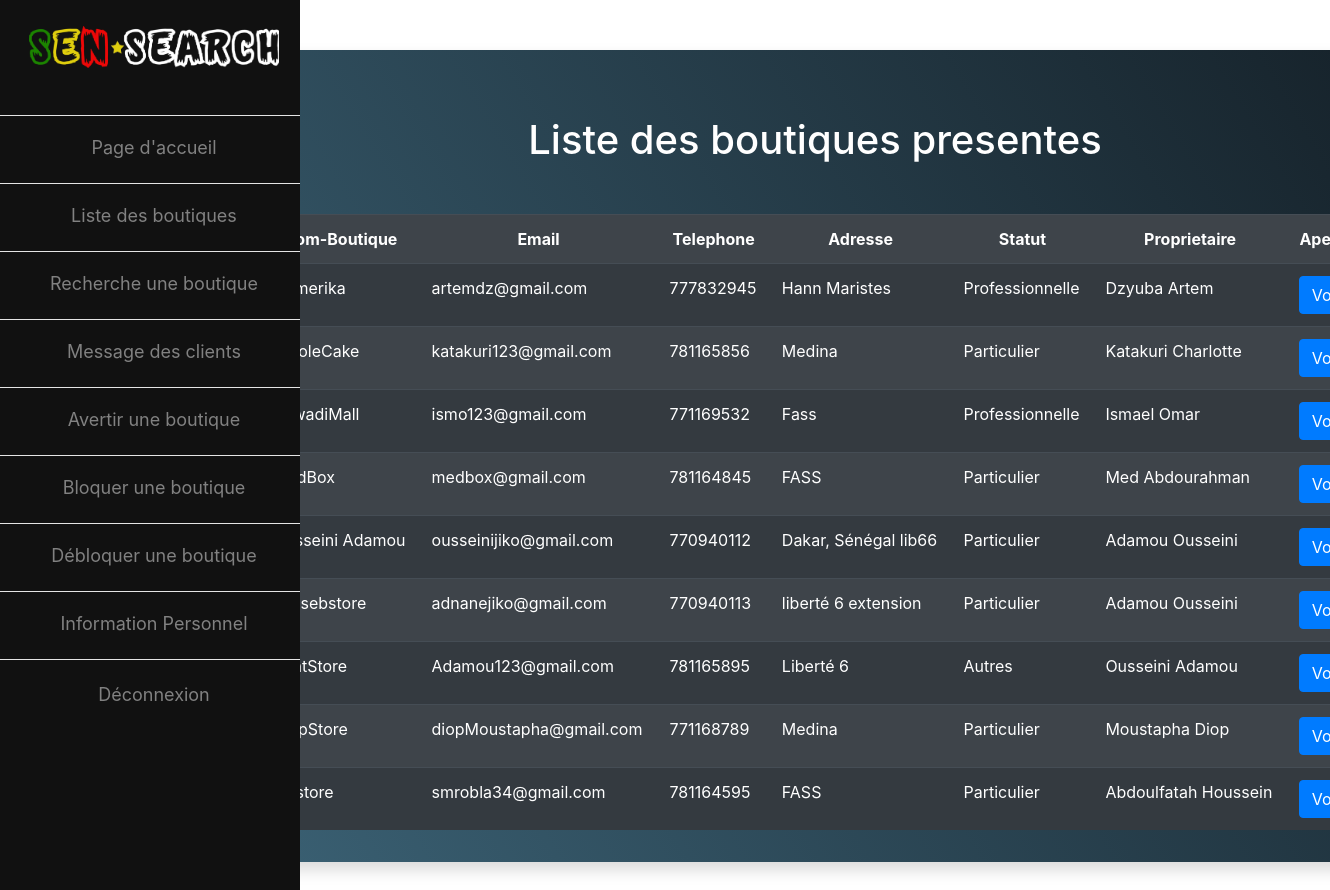
Screenshot of /admin/liste_boutiques.php (signed in) with the database file from the repository.
### tables this page shows
CREATE TABLE `inscription` (
  `id` int(11) NOT NULL,
  `nom` varchar(255) NOT NULL,
  `prenom` varchar(255) NOT NULL,
  `email` varchar(255) NOT NULL,
  `telephone` varchar(255) NOT NULL,
  `password` text NOT NULL,
  `nom_boutique` varchar(255) NOT NULL,
  `ville` int(11) NOT NULL,
  `adresse` varchar(255) NOT NULL,
  `statut` int(11) NOT NULL,
  `info_boutique` text NOT NULL,
  `date_inscription` timestamp NOT NULL DEFAULT current_timestamp()
);

CREATE TABLE `statut` (
  `id` int(11) NOT NULL,
  `statut` varchar(255) NOT NULL
);

### admin/liste_boutiques.php (the view, shortened to what this page needs)
<?php require 'head_admin.php'; ?>
<?php require '../connexionDB.php'; ?>
<?php
$sql = $bdd->query("SELECT * FROM inscription ORDER BY date_inscription DESC");
 ?>
<div class="col-md-12  shadow p-3 mb-5 bg-white rounded text-white">
	<h1 align="center">Liste des boutiques presentes</h1>
	<table class="table table-striped table-dark">
		<th><center>Nom-Boutique</center></th>
		<th><center>Email</center></th>
		<th><center>Telephone</center></th>
		<th><center>Adresse</center></th>
		<th><center>Statut</center></th>
		<th><center>Proprietaire</center></th>
		<th><center>Aperçu</center></th>
<?php
while ($data = $sql->fetch()) {
	$statuts = $bdd->prepare("SELECT * FROM statut WHERE id = ?");
	$statuts->execute(array($data['statut']));
	$statut = $statuts->fetch();
			echo "<tr>";
				echo "<td>" . $data['nom_boutique'] . "</td>";
				echo "<td>" . $data['email'] . "</td>";
				echo "<td>" . $data['telephone'] . "</td>";
				echo "<td>" . $data['adresse'] . "</td>";
				echo "<td>" . $statut['statut'] . "</td>";
				echo "<td>" . $data['nom'] ." ".$data['prenom'] . "</td>";
				echo "<td>" ;
							echo '<a class="btn btn-primary" href="voir_boutique.php?id='.$data['id'].'">Voir</a>';
				echo "</td>";
			echo "</tr>";
}
 ?>
	</table>
</div>
</div>
</div>

### admin/liste_boutiques.php (style rules this page uses)
h1 { margin-top: 50px; margin-bottom: 50px; color: white; }
.col-md-12 { padding: 20px; margin-left: 150px; margin-top: 50px; background: #16222A; background: -webkit-linear-gradient(59deg, #3A6073, #16222A); background: linear-gradient(59deg, #3A6073, #16222A); border-radius: 15px; }
body { background-image: url('../images/admin_bckgrd.gif'); }

### rows the page displays
inscription: nom_boutique "Numerika", email "artemdz@gmail.com", telephone "777832945", adresse "Hann Maristes", statut.statut "Professionnelle", nom "Dzyuba", prenom "Artem"
inscription: nom_boutique "WholeCake", email "katakuri123@gmail.com", telephone "781165856", adresse "Medina", statut.statut "Particulier", nom "Katakuri", prenom "Charlotte"
inscription: nom_boutique "BawadiMall", email "ismo123@gmail.com", telephone "771169532", adresse "Fass", statut.statut "Professionnelle", nom "Ismael", prenom "Omar"
inscription: nom_boutique "MedBox", email "medbox@gmail.com", telephone "781164845", adresse "FASS", statut.statut "Particulier", nom "Med", prenom "Abdourahman"
inscription: nom_boutique "Ousseini Adamou", email "ousseinijiko@gmail.com", telephone "770940112", adresse "Dakar, Sénégal lib66", statut.statut "Particulier", nom "Adamou", prenom "Ousseini"
inscription: nom_boutique "oussebstore", email "adnanejiko@gmail.com", telephone "770940113", adresse "liberté 6 extension", statut.statut "Particulier", nom "Adamou", prenom "Ousseini"
inscription: nom_boutique "BeatStore", email "Adamou123@gmail.com", telephone "781165895", adresse "Liberté 6", statut.statut "Autres", nom "Ousseini", prenom "Adamou"
inscription: nom_boutique "DiopStore", email "diopMoustapha@gmail.com", telephone "771168789", adresse "Medina", statut.statut "Particulier", nom "Moustapha", prenom "Diop"
inscription: nom_boutique "OPstore", email "smrobla34@gmail.com", telephone "781164595", adresse "FASS", statut.statut "Particulier", nom "Abdoulfatah", prenom "Houssein"
